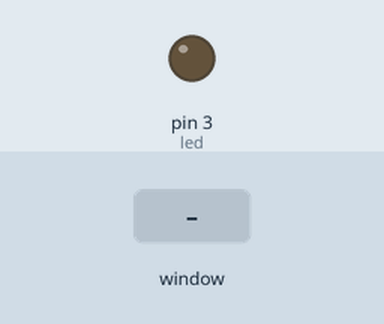
Bench run of a program on a simulated Raspberry Pi (header pin numbers). Parts: output pins drawn as LEDs (lit = HIGH). The inputs (shaded band) are chosen by the test bench. The desktop window is not drawn, its controls go by their first labels and the mouse button is held 0.15 s.

Above: at 1.2 s.
1.3 s: control labelled "LED ON" in the window clicked
At 1.7 s:
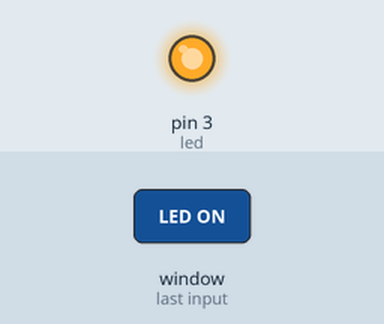
2.8 s: control labelled "LED OFF" in the window clicked
At 4.1 s:
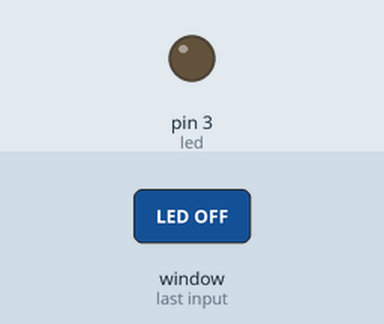
Timing chart, 0 to 5.8 s (numbered marks = the images above; inputs shaded):
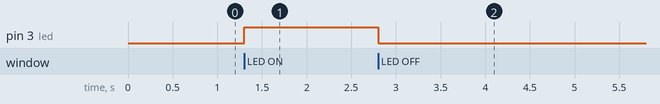

The program:

industrial_control_panel_using_GUI.py
```python
import RPi.GPIO as io
import time
from time import sleep
from Tkinter import*
window=Tk()

window.title("LED ON/OFF")
window.geometry('360x480')
window.configure(background = 'blue')


io.setwarnings(False)

io.setmode(io.BOARD)

io.setup(3,io.OUT)
led=3

TRIG1=5
ECHO1=7
io.setup(TRIG1,io.OUT)
io.setup(ECHO1,io.IN)

show=Label(window,text='             ')
show.grid(column=380, row=360)

def clicked():

        io.output(led,False)

        sleep(1)

        window.configure(background = 'black')
        window.title("LED OFF")
def clicked1():

        io.output(led,True)

        sleep(1)

        window.configure(background = 'white')
        window.title("LED ON")

def ultra():
        io.output(TRIG1,False)
        sleep(0.2)

        io.output(TRIG1,True)
        sleep(0.00001)

        io.output(TRIG1,False)

        while io.input(ECHO1)==0:
            pulse_start=time.time()

        while io.input(ECHO1)==1:
            pulse_end=time.time()

        t1=pulse_end-pulse_start

        d= t1 * 17150
        d=round(d,2)

        return str(d)

def clicked2():
        q=ultra()

        show.configure(text=q + "cm")


btn = Button(window, text="LED OFF", bg = "silver", command=clicked)
btn.grid(column=2, row=2)

btn = Button(window, text="LED ON", bg = "gold", command=clicked1)
btn.grid(column=4, row=2)

btn = Button(window, text="Enter", bg = "#2196F3", command=clicked2)
btn.grid(column=36, row=360)


window.mainloop()
```

Measured:
- after the input at 1.3 s, pin 3 (led): LOW → HIGH at once
- after the input at 2.8 s, pin 3 (led): HIGH → LOW at once
